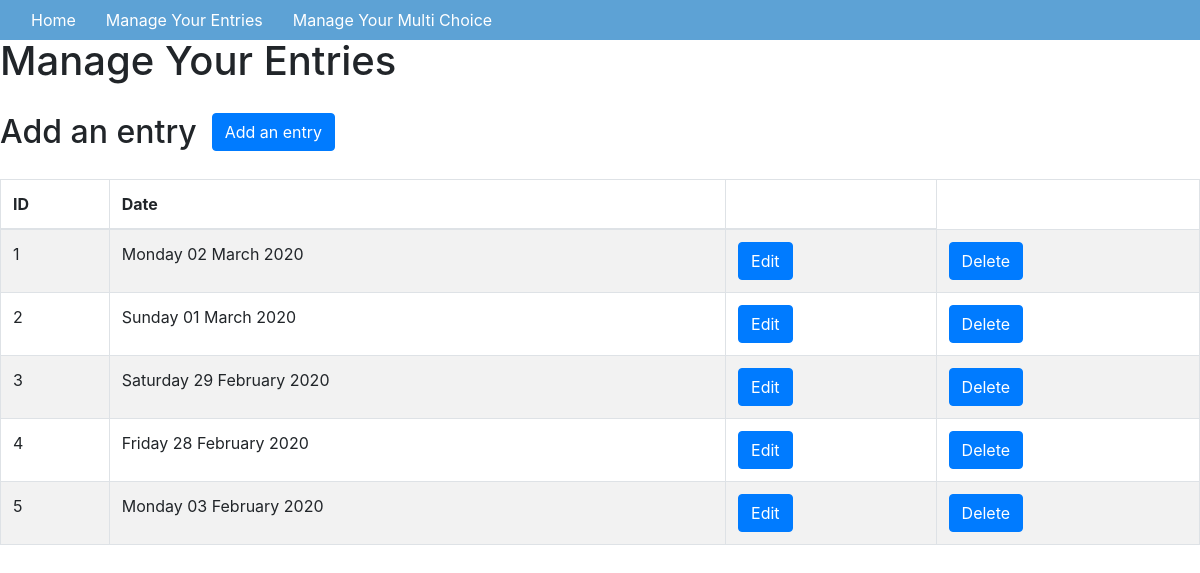
The page /manage on the database as committed earlier.
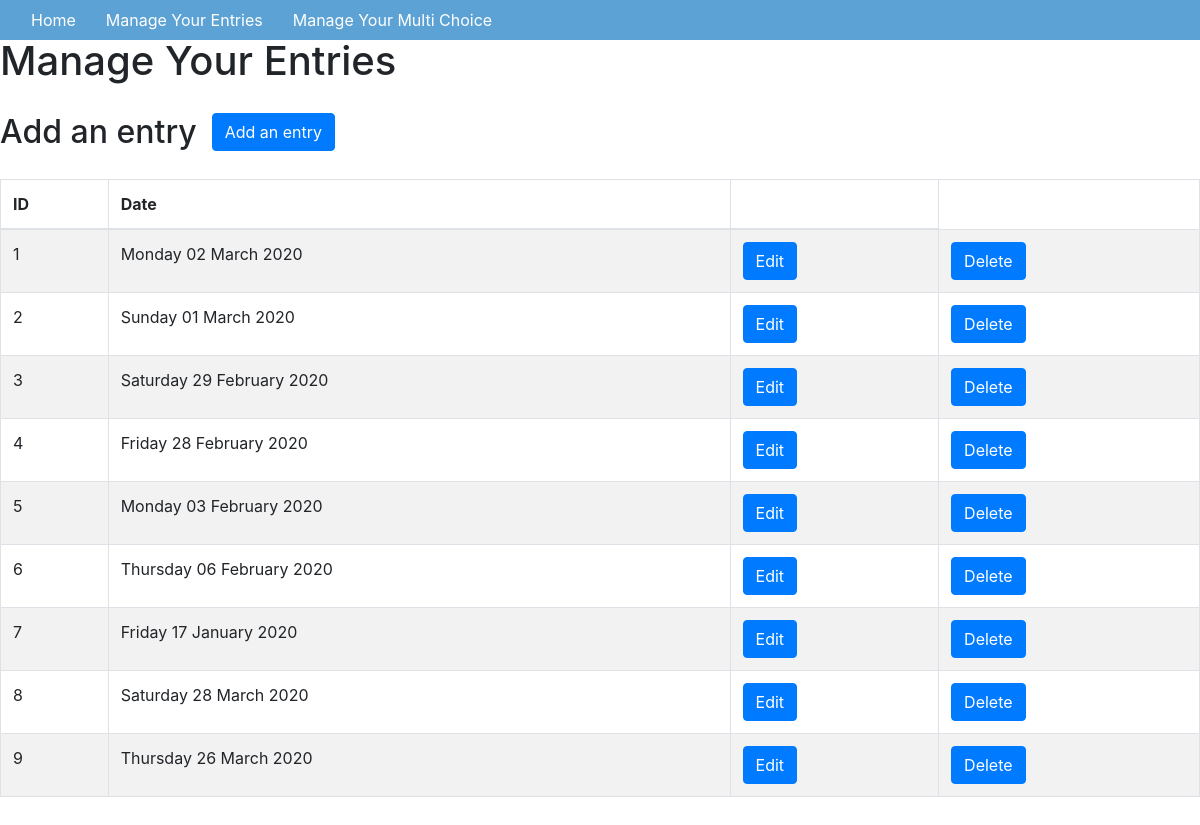
The same page on the database as committed later.
### app/models.py (models this page shows, shortened)
class JournalEntry(db.Model):
    id = db.Column(db.Integer, primary_key=True)
    date = db.Column(db.Date, default=datetime.datetime.now(), unique=True, index=True)
    steps = db.Column(db.Integer)
    description = db.Column(db.Text())
    yoga = db.Column(db.Boolean, default=False)
    running = db.Column(db.Boolean, default=False)
    strength_training = db.Column(db.Boolean, default=False)
    tai_chi = db.Column(db.Boolean, default=False)
    user_id = db.Column(db.Integer, db.ForeignKey('user.id'))
    def show_pretty_date(self):
        entry_date = self.date.strftime("%A %d %B %Y")
        return entry_date

### app/routes.py (the view)
@app.route('/manage')
def manage_entries():
    entries = JournalEntry.query.all()
    return render_template('manage.html', title="Manage Your Entries", entries=entries)

### app/templates/manage.html (shortened to what this page needs)
{% extends "base.html" %} {% block content %}
<div class='container-fluid'>
    <div class="row">
        <h1>{{title}}</h1>
    </div>
    <div class="row">
        <h2>Add an entry</h2>
        <div class="col-sm-3 add-form">
            <button type="button" class="btn btn-primary" data-toggle="modal" data-target="#myAddModal">Add an entry
            </button>
        </div>
    </div>
    <div class="row">
        <table class="table table-striped table-bordered">
            <thead>
                <th>ID</th>
                <th>Date</th>
                <th></th>
            </thead>
            <tbody>
                {% for entry in entries%}
                <tr>
                    <td>{{entry.id}}</td>
                    <td>{{entry.show_pretty_date()}}</td>
                    <td>
                        <button type="button" class="btn btn-primary" data-toggle="modal" data-target="#myEditModal{{entry.id}}">Edit
                                </button>
                    </td>
                    <td>
                        <button type="button" class="btn btn-primary" data-toggle="modal" data-target="#myDeleteModal{{entry.id}}">Delete
                                            </button>
                    </td>
                </tr>
                {% endfor %}
            </tbody>
        </table>
    </div>
</div>
{% endblock %}

### app/templates/base.html (shortened to what this page needs)
<!DOCTYPE html>
<html lang="en">
<head>
    <link rel="stylesheet" href="../static/css/styles.css">
    <link rel="stylesheet" href="https://stackpath.bootstrapcdn.com/bootstrap/4.4.1/css/bootstrap.min.css">
    <link href="https://gitcdn.github.io/bootstrap-toggle/2.2.2/css/bootstrap-toggle.min.css" rel="stylesheet">
</head>
<body>
    <div class="header">
        <nav class="navbar fixed-top navbar-expand-sm">
            <div class="collapse navbar-collapse" id="navbarMenu">
                <ul class="navbar-nav">
                    <li><a href="/">Home</a></li>
                    <li><a href="/manage">Manage Your Entries</a></li>
                    <li><a href="/multi">Manage Your Multi Choice</a></li>
                </ul>
            </div>
        </nav>
    </div>
    <hr> {% block content %}{% endblock %}
</body>
</html>

### app/static/css/styles.css (style rules this page uses)
.row { margin: 20px; }
nav { background-color: #5DA2D5; }
nav a { color: white; padding: 15px }
.navbar-nav { list-style-type: none; }

Rows that differ between the two databases and show on the page:
added JournalEntry: id "6", show_pretty_date "Thursday 06 February 2020"
added JournalEntry: id "7", show_pretty_date "Friday 17 January 2020"
added JournalEntry: id "8", show_pretty_date "Saturday 28 March 2020"
added JournalEntry: id "9", show_pretty_date "Thursday 26 March 2020"
